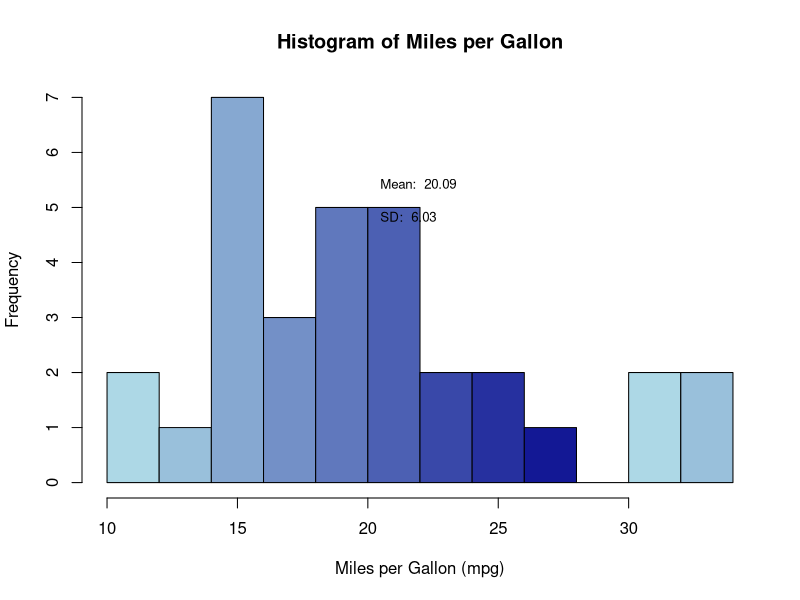

This figure's R source:
# Load the mtcars dataset
data(mtcars)

# Calculate mean and standard deviation of mpg
mean_mpg <- mean(mtcars$mpg)
sd_mpg <- sd(mtcars$mpg)

# Create the histogram
hist(mtcars$mpg,
     breaks = 10,                        # Number of bins
     col = colorRampPalette(c("lightblue", "darkblue"))(10), # Shades of blue
     xlab = "Miles per Gallon (mpg)",    # Label for the x-axis
     ylab = "Frequency",                 # Label for the y-axis
     main = "Histogram of Miles per Gallon") # Title of the plot

# Add mean and standard deviation to the plot
text(mean_mpg, max(table(cut(mtcars$mpg, breaks = 10))) * 0.9,    # Position of the text
     labels = paste("Mean: ", round(mean_mpg, 2)),                # Mean label
     pos = 4, cex = 0.8, col = "black")                            # Text properties

text(mean_mpg, max(table(cut(mtcars$mpg, breaks = 10))) * 0.8,    # Position of the text
     labels = paste("SD: ", round(sd_mpg, 2)),                    # Standard deviation label
     pos = 4, cex = 0.8, col = "black")                            # Text properties
